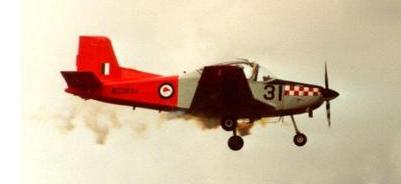
#> input picture images/airplane/image_0002.jpg, 401 x 184 px, given in place of image_0001.jpg, which was not available
$ jupyter execute --allow-errors ImageBOW.ipynb   (text cells are left out)
#> lines starting #> are read from the running program, lines starting #| are printed output that depends on the picture; pictures that were not available may be replaced by others from this repository, and a replacement may not be noted
[cell 1]
import numpy as np
import matplotlib.pyplot as plt
from sklearn.neighbors import NearestNeighbors
import skimage
import skimage.io
from skimage.color import rgb2gray
from sklearn.cluster import KMeans
from scipy import sparse

classes = ["airplane", "brain", "butterfly", "car_side", "chair", "electric_guitar", "revolver", "soccer_ball", "lotus", "stop_sign"]
classes = sorted(classes)

def get_patches(I, dim):
    """
    Given an an MxN single channel image I, get all dimxdim dimensional
    patches
    Parameters
    ----------
    I: ndarray(M, N)
        Single channel image
    dim: int
        Dimension of patches
    Returns
    -------
    P: ndarray((M-dim+1), (N-dim+1), dimxdim))
        Array of flattened patches
    """
    #http://stackoverflow.com/questions/13682604/slicing-a-numpy-image-array-into-blocks
    shape = np.array(I.shape*2)
    strides = np.array(I.strides*2)
    W = np.asarray(dim)
    shape[I.ndim:] = W
    shape[:I.ndim] -= W - 1
    if np.any(shape < 1):
        raise ValueError('Window size %i is too large for image'%dim)
    P = np.lib.stride_tricks.as_strided(I, shape=shape, strides=strides)
    return P


def make_dictionary(K, n_clusters, n):
    """
    Parameters
    ----------
    K: int
        Resolution of patch
    n_clusters: int
        Number of clusters to create
    n: int
        Number of patches per image
    """
#> called with K = 11, n_clusters = 100, n = 100
    X = np.array([])
    for c in classes:
        print("Loading ", c)
        for i in range(1, 51):
            f = "images/{}/image_{:04d}.jpg".format(c, i)
            I = skimage.io.imread(f)
#> I is the input picture: shape (184, 401, 3); mean R, G, B 210.7, 189.3, 164.8
            I = rgb2gray(I)
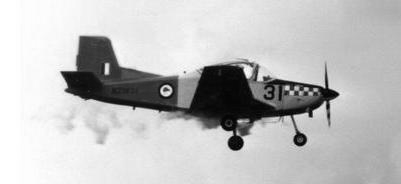
#> I: shape (184, 401) float64; min 0.0117, max 1, mean 0.753
            if I.dtype == np.uint8:
                I = np.array(I, dtype=float)/255
            P = get_patches(I, K)
#> in get_patches, `strides = np.array(I.strides*2)`: strides = [3208, 8, 3208, 8]
            P = np.reshape(P, (P.shape[0]*P.shape[1], K*K))
            P = P[np.random.permutation(P.shape[0])[0:n], :]
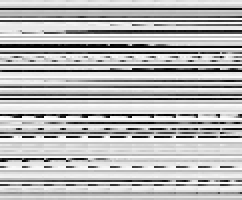
#> P: shape (100, 121) float64 (shown 2 times larger); min 0.0117, max 1, mean 0.726
            if X.size == 0:
                X = P
            else:
                X = np.concatenate((X, P), axis=0)
    print("Doing kmeans...")
    kmeans = KMeans(n_clusters=n_clusters, random_state=0).fit(X)
    return kmeans

[cell 2]
K = 11
n_clusters = 100
n = 100
#> (the rest of this cell did not finish here and is left out)

[cell 3]
def display_dict_labels(kmeans):
    centers = kmeans.cluster_centers_
    N = centers.shape[0]
    K = int(np.sqrt(centers.shape[1]))
    d = int(np.ceil(np.sqrt(N)))
    plt.figure(figsize=(12, 12))
    for i in range(N):
        plt.subplot(d, d, i+1)
        x = np.reshape(centers[i, :], (K, K))
        plt.imshow(x, cmap='gray')
        plt.axis("off")
    plt.tight_layout()

#> (the rest of this cell did not finish here and is left out)

[cell 4]
def get_image_bow_histogram(f, kmeans):
    I = skimage.io.imread(f)
    I = rgb2gray(I)
    if I.dtype == np.uint8:
        I = np.array(I, dtype=float)/255
    P = get_patches(I, K)
    P = np.reshape(P, (P.shape[0]*P.shape[1], K*K))
    idx = np.array(kmeans.predict(P), dtype=int)
    s = sparse.coo_matrix((np.ones(idx.size), (np.zeros(idx.size, dtype=int), idx)), shape=(1, n_clusters))
    s = s.toarray().flatten()
    return s

[cell 5]
# Now setup model for each class
models = {}
#> (the rest of this cell did not finish here and is left out)

[cell 6]
confusion = np.zeros((len(classes), len(classes)), dtype=int)
#> (the rest of this cell did not finish here and is left out)

[cell 7]
accuracy = np.sum(np.diag(confusion))/np.sum(confusion)

plt.figure(figsize=(10, 10))
N = len(classes)
plt.imshow(confusion)
for i in range(N):
    for j in range(N):
        plt.text(j, i, "{}".format(confusion[i,j]))
plt.xticks(np.arange(N), classes)
plt.yticks(np.arange(N), classes)
plt.title("{}% Accuracy".format(np.round(100*accuracy)))
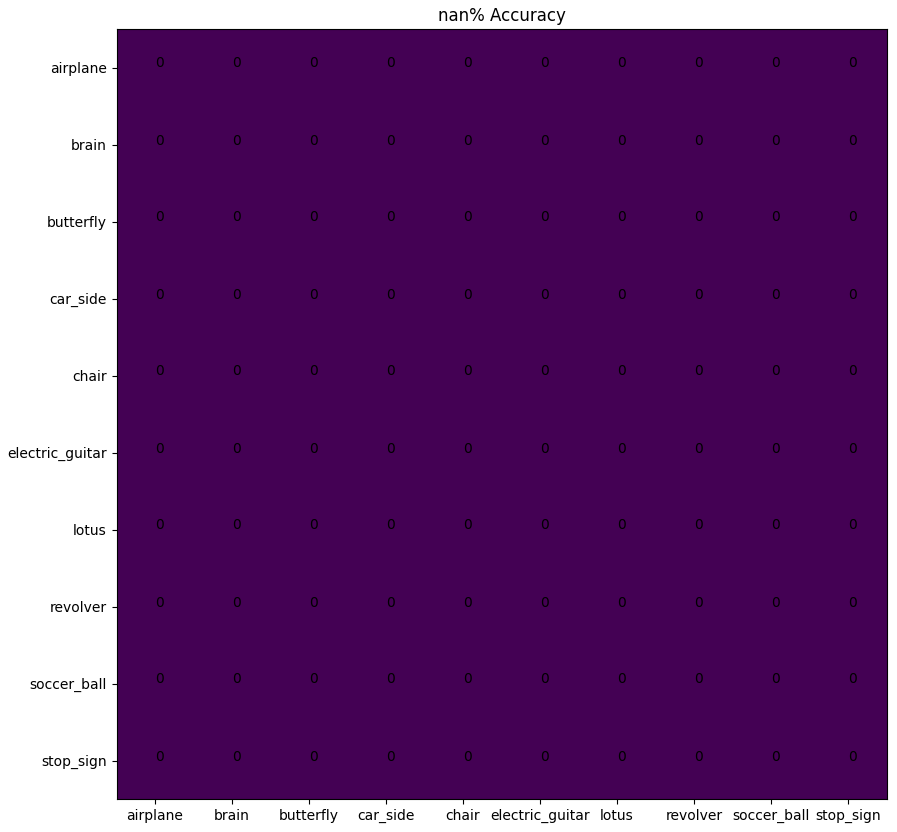
#> figure drawn by matplotlib, 1 panel

$ run again, on images/brain/image_0005.jpg
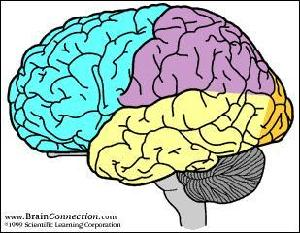
#> input picture images/brain/image_0005.jpg, 300 x 233 px, given in place of image_0001.jpg, which was not available
#> in make_dictionary, I is the input picture: shape (233, 300, 3); mean R, G, B 184.1, 199.8, 191.6
#> in make_dictionary, `I = rgb2gray(I)`:
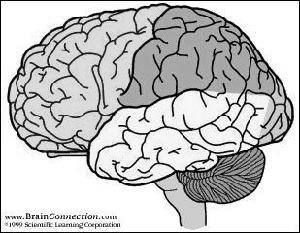
#> I: shape (233, 300) float64; min 0, max 1, mean 0.768
#> strides = [2400, 8, 2400, 8]
#> in make_dictionary, `P = P[np.random.permutation(P.shape[0])[0:n], :]`:
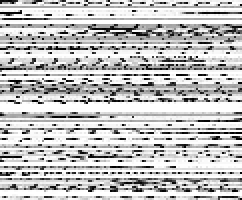
#> P: shape (100, 121) float64 (shown 2 times larger); min 0, max 1, mean 0.758

$ run again, on images/brain/image_0007.jpg
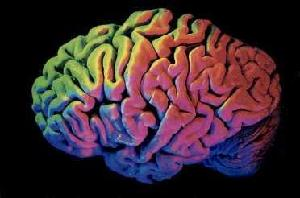
#> input picture images/brain/image_0007.jpg, 300 x 198 px, given in place of image_0001.jpg, which was not available
#> in make_dictionary, I is the input picture: shape (198, 300, 3); mean R, G, B 62.4, 42.8, 48.9
#> in make_dictionary, `I = rgb2gray(I)`:
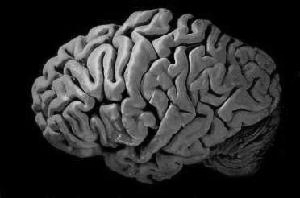
#> I: shape (198, 300) float64; min 0, max 0.89, mean 0.186
#> strides = [2400, 8, 2400, 8]
#> in make_dictionary, `P = P[np.random.permutation(P.shape[0])[0:n], :]`:
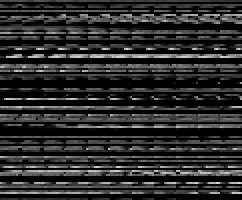
#> P: shape (100, 121) float64 (shown 2 times larger); min 0, max 0.865, mean 0.173

$ run again, on images/butterfly/image_0005.jpg
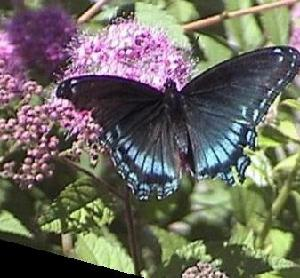
#> input picture images/butterfly/image_0005.jpg, 300 x 278 px, given in place of image_0001.jpg, which was not available
#> in make_dictionary, I is the input picture: shape (278, 300, 3); mean R, G, B 109.9, 107.3, 96.5
#> in make_dictionary, `I = rgb2gray(I)`:
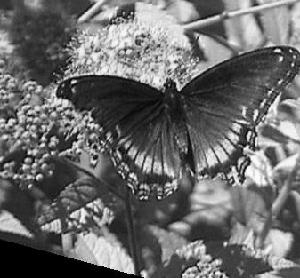
#> I: shape (278, 300) float64; min 0, max 0.999, mean 0.42
#> strides = [2400, 8, 2400, 8]
#> in make_dictionary, `P = P[np.random.permutation(P.shape[0])[0:n], :]`:
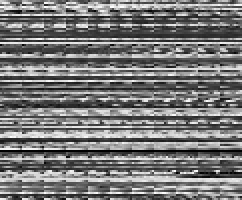
#> P: shape (100, 121) float64 (shown 2 times larger); min 0, max 0.997, mean 0.47
